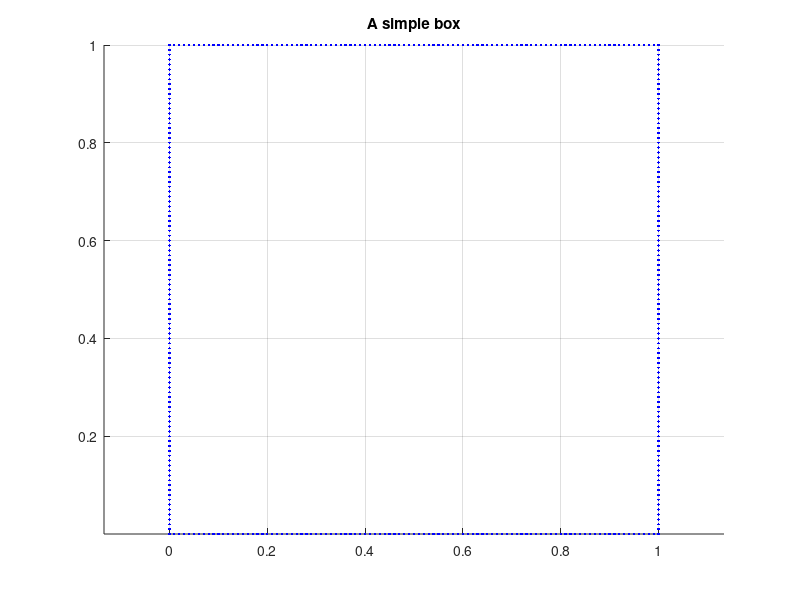

Recreate this plot in MATLAB. (Note: this script raises an error after producing the figure.)
% Simple example of transformations in 2D and 3D

% Let's start with a 2D box
x=[0:.01:1]';
y=[0:.01:1]';

% This makes a box with corners (0,0) - (0,1) - (1,1) - (1,0)
% Note that since we have 3D transform functions, we're going
% to take advantage of the fact that 2D points are just 3D
% points with z=0. So in the array below:
% The first column contains x values
% The second column contains y values
% The third column is all zeros (corresponding to z=0 for all points)
% and the last column is all ones (corresponding to the homogeneous coordinate w=1)
box=[x                   zeros(length(x),1)
     zeros(length(x),1)       y
     x                   ones(length(x),1)
     ones(length(x),1)        y           ];
box(:,end+1)=zeros(length(box),1);
box(:,end+1)=ones(length(box),1);
     
figure(1);clf;
title('A simple box');axis equal; hold on; grid on;
plot(box(:,1),box(:,2),'b.');

% Now, let's transform this box a bit.
% First example - Scale the box by (2,1) (make a chubby rectangle), 
%  rotate by pi/4 radians, and translate to (3,2)

bT=S(box',[2 1 1 1]');  % Note that transforms require points to be
			% column vectors, so we have to pass box'.
			% note the scale vector in homogeneous
			% coordinates.
			
% bT has a scaled box at this point, rotate it. Rotating in the XY
% plane is just the same as rotating around the Z axis in 3D
bT=Rz(bT,pi/4);

% Not bT has a scaled, rotated box. Translate it to the desired
% spot
bT=T(bT,[3 2 0 1]');

% Plot the transformed box in a different color (red for this example)
plot(bT(1,:), bT(2,:), 'r.');


% Second example - showing that the order of transformations matters!
% Same transformstions as above, but apply: Scale, Translate, Rotate
bT=S(box',[2 1 1 1]');
bT=T(bT,[3 2 0 1]');
bT=Rz(bT,pi/4);

% Plot this in magenta
plot(bT(1,:), bT(2,:), 'm.');

% See if you can implement the following:
% - From the starting box, set up a sequence of transformations that
%   transforms the box into an elongated diamond shape (twice as 
%   wide as it is tall), and located 4 units away from the origin
%   along a line 135 degrees away from horizontal.
% Plot it in any color you like.


%bT=S(box',[1 2 1 1]');

%bT=Rz(box',pi/4);

%bT=S(bT,[2 1 1 1]');

%bT=T(bT,[3 2 0 1]');

%plot(bT(1,:), bT(2,:), 'g.');

bT=T(box', [-.5 -.5 0 1]');
bT=Rz(bT, pi/4);
bT=S(bT, [2 1 1 1]');
bT=T(bT, [4 0 0 1]');
bT=Rz(bT, (135/360)*2*pi);

plot(bT(1,:), bT(2,:), 'g.');